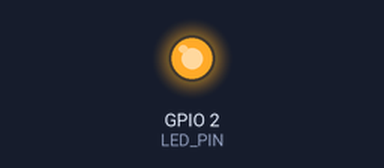
A program run on a simulated ESP32. Shown: output pins drawn as LEDs (lit = HIGH). What the program prints to the serial monitor is not drawn.

Above: at 1.5 s.
At 33.3 s:
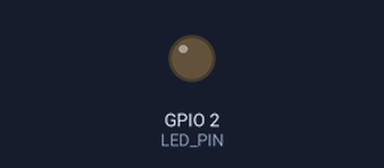
Timing chart, 0 to 44.4 s (numbered marks = the images above):
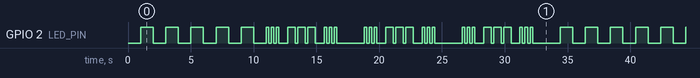

Measured:
- by itself, GPIO 2 (LED_PIN): moves between LOW and HIGH, repeating every 33.4 s
- by itself, everything shown: repeats every 33.4 s, in 64 steps

The program:

main.cpp
```cpp
#include <Arduino.h>

// ============================================================
// 实验2: 基础IO实验 - LED闪烁控制
// 功能：LED基础闪烁 + SOS求救信号
// ============================================================

// 定义LED引脚，ESP32板载LED连接在 GPIO2
#define LED_PIN 2
#define LED_R 18

// SOS 求救信号（摩尔斯电码：三短、三长、三短）
void playSOS() {
    Serial.println("=== SOS 求救信号 ===");

    // S: 短闪3次（点）
    Serial.print("S: ");
    for (int i = 0; i < 3; i++) {
        digitalWrite(LED_PIN, HIGH);
        Serial.print(".");
        delay(200);
        digitalWrite(LED_PIN, LOW);
        delay(200);
    }
    delay(500);  // 字母间隔

    // O: 长闪3次（划）
    Serial.print(" O: ");
    for (int i = 0; i < 3; i++) {
        digitalWrite(LED_PIN, HIGH);
        Serial.print("-");
        delay(600);
        digitalWrite(LED_PIN, LOW);
        delay(200);
    }
    delay(500);  // 字母间隔

    // S: 短闪3次（点）
    Serial.print(" S: ");
    for (int i = 0; i < 3; i++) {
        digitalWrite(LED_PIN, HIGH);
        Serial.print(".");
        delay(200);
        digitalWrite(LED_PIN, LOW);
        delay(200);
    }
    Serial.println();

    delay(2000);  // 单词间隔
}

void setup() {
    // 初始化串口通信，设置波特率为115200
    Serial.begin(115200);
    // 将LED引脚设置为输出模式
    pinMode(LED_PIN, OUTPUT);
    delay(1000);

    Serial.println("================================");
    Serial.println("实验2: 基础IO实验 - LED闪烁控制");
    Serial.println("================================");
    Serial.println("\n开始 LED 闪烁...");
    Serial.println("基础闪烁 5 次后进入 SOS 模式\n");
}

void loop() {
    // === 基础闪烁：LED亮1秒，灭1秒，循环5次 ===
    for (int i = 0; i < 5; i++) {
        digitalWrite(LED_PIN, HIGH);   // 点亮LED
        Serial.println("LED ON");
        delay(1000);                   // 保持1秒

        digitalWrite(LED_PIN, LOW);    // 熄灭LED
        Serial.println("LED OFF");
        delay(1000);                   // 保持1秒
    }

    Serial.println("\n--- 进入 SOS 模式 ---\n");

    // === 进阶实验：SOS 求救信号，循环3次 ===
    for (int i = 0; i < 3; i++) {
        playSOS();
    }

    Serial.println("\n--- 返回基础闪烁 ---\n");
}
```
